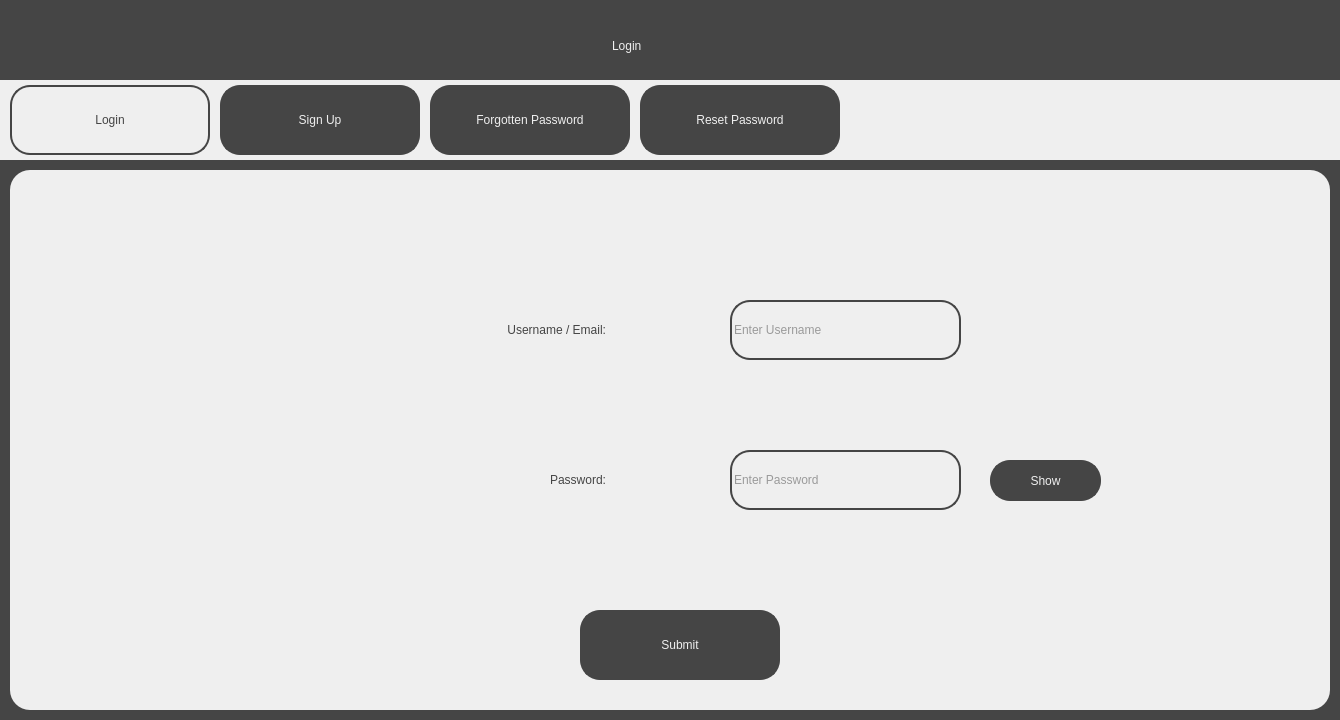
<?xml version="1.0" encoding="UTF-8"?>
<ui version="4.0">
 <class>LoginScreen</class>
 <widget class="QDialog" name="LoginScreen">
  <property name="geometry">
   <rect>
    <x>0</x>
    <y>0</y>
    <width>1340</width>
    <height>720</height>
   </rect>
  </property>
  <property name="windowTitle">
   <string>Visualising the Riemann Hypothesis - Log In</string>
  </property>
  <property name="sizeGripEnabled">
   <bool>false</bool>
  </property>
  <widget class="QWidget" name="widget" native="true">
   <property name="geometry">
    <rect>
     <x>0</x>
     <y>0</y>
     <width>1340</width>
     <height>720</height>
    </rect>
   </property>
   <property name="styleSheet">
    <string notr="true">background-color: rgb(69, 69, 69);</string>
   </property>
   <widget class="QLabel" name="Title">
    <property name="geometry">
     <rect>
      <x>612</x>
      <y>20</y>
      <width>116</width>
      <height>51</height>
     </rect>
    </property>
    <property name="styleSheet">
     <string notr="true">font: 36pt &quot;Sans Serif&quot;; color:rgb(239, 239, 239)</string>
    </property>
    <property name="text">
     <string>Login</string>
    </property>
   </widget>
   <widget class="QWidget" name="TabBar" native="true">
    <property name="geometry">
     <rect>
      <x>0</x>
      <y>80</y>
      <width>1340</width>
      <height>80</height>
     </rect>
    </property>
    <property name="styleSheet">
     <string notr="true">background-color: rgb(239, 239, 239);</string>
    </property>
    <widget class="QPushButton" name="LoginTab">
     <property name="geometry">
      <rect>
       <x>10</x>
       <y>5</y>
       <width>200</width>
       <height>70</height>
      </rect>
     </property>
     <property name="cursor">
      <cursorShape>PointingHandCursor</cursorShape>
     </property>
     <property name="styleSheet">
      <string notr="true">border: 2px solid;
border-radius: 20px;
border-color:rgb(69, 69, 69);
background-color: rgb(239, 239, 239);
font: 36pt &quot;Sans Serif&quot;; color:rgb(69, 69, 69);
</string>
     </property>
     <property name="text">
      <string>Login</string>
     </property>
    </widget>
    <widget class="QPushButton" name="SignUpTab">
     <property name="geometry">
      <rect>
       <x>220</x>
       <y>5</y>
       <width>200</width>
       <height>70</height>
      </rect>
     </property>
     <property name="cursor">
      <cursorShape>PointingHandCursor</cursorShape>
     </property>
     <property name="styleSheet">
      <string notr="true">border: 2px solid;
border-radius: 20px;
border-color:rgb(69, 69, 69);
background-color: rgb(69, 69, 69);
font: 36pt &quot;Sans Serif&quot;; color:rgb(239, 239, 239);
</string>
     </property>
     <property name="text">
      <string>Sign Up</string>
     </property>
    </widget>
    <widget class="QPushButton" name="ForgottenPasswordTab">
     <property name="geometry">
      <rect>
       <x>430</x>
       <y>5</y>
       <width>200</width>
       <height>70</height>
      </rect>
     </property>
     <property name="cursor">
      <cursorShape>PointingHandCursor</cursorShape>
     </property>
     <property name="styleSheet">
      <string notr="true">border: 2px solid;
border-radius: 20px;
border-color:rgb(69, 69, 69);
background-color: rgb(69, 69, 69);
font: 12pt &quot;Sans Serif&quot;; color:rgb(239, 239, 239);
</string>
     </property>
     <property name="text">
      <string>Forgotten Password</string>
     </property>
    </widget>
    <widget class="QPushButton" name="ResetPasswordTab">
     <property name="geometry">
      <rect>
       <x>640</x>
       <y>5</y>
       <width>200</width>
       <height>70</height>
      </rect>
     </property>
     <property name="cursor">
      <cursorShape>PointingHandCursor</cursorShape>
     </property>
     <property name="styleSheet">
      <string notr="true">border: 2px solid;
border-radius: 20px;
border-color:rgb(69, 69, 69);
background-color: rgb(69, 69, 69);
font: 20pt &quot;Sans Serif&quot;; color:rgb(239, 239, 239);
</string>
     </property>
     <property name="text">
      <string>Reset Password</string>
     </property>
    </widget>
   </widget>
   <widget class="QWidget" name="MainWidget" native="true">
    <property name="geometry">
     <rect>
      <x>10</x>
      <y>170</y>
      <width>1320</width>
      <height>540</height>
     </rect>
    </property>
    <property name="styleSheet">
     <string notr="true">background-color: rgb(239, 239, 239);
border-radius: 20px;</string>
    </property>
    <widget class="QLabel" name="UsernameOrEmailText">
     <property name="geometry">
      <rect>
       <x>300</x>
       <y>130</y>
       <width>301</width>
       <height>61</height>
      </rect>
     </property>
     <property name="styleSheet">
      <string notr="true">font: 25pt &quot;Sans Serif&quot;; color:rgb(69, 69, 69);
background-color: rgb(239, 239, 239); padding: 5px;</string>
     </property>
     <property name="text">
      <string>&lt;html&gt;&lt;head/&gt;&lt;body&gt;&lt;p align=&quot;right&quot;&gt;Username / Email:&lt;/p&gt;&lt;/body&gt;&lt;/html&gt;</string>
     </property>
    </widget>
    <widget class="QLabel" name="PasswordText">
     <property name="geometry">
      <rect>
       <x>320</x>
       <y>280</y>
       <width>281</width>
       <height>61</height>
      </rect>
     </property>
     <property name="styleSheet">
      <string notr="true">font: 25pt &quot;Sans Serif&quot;; color:rgb(69, 69, 69);
background-color: rgb(239, 239, 239); padding: 5px;</string>
     </property>
     <property name="text">
      <string>&lt;html&gt;&lt;head/&gt;&lt;body&gt;&lt;p align=&quot;right&quot;&gt;Password:&lt;/p&gt;&lt;/body&gt;&lt;/html&gt;</string>
     </property>
    </widget>
    <widget class="QLineEdit" name="UsernameInput">
     <property name="geometry">
      <rect>
       <x>720</x>
       <y>130</y>
       <width>231</width>
       <height>60</height>
      </rect>
     </property>
     <property name="styleSheet">
      <string notr="true">background-color: rgb(239, 239, 239);
color: rgb(69, 69, 69);
font: 18pt &quot;Sans Serif&quot;;
border: 2px solid;
border-radius: 20px;
border-color:rgb(69, 69, 69);</string>
     </property>
     <property name="text">
      <string/>
     </property>
     <property name="cursorPosition">
      <number>0</number>
     </property>
     <property name="placeholderText">
      <string>Enter Username</string>
     </property>
    </widget>
    <widget class="QLineEdit" name="PasswordInput">
     <property name="geometry">
      <rect>
       <x>720</x>
       <y>280</y>
       <width>231</width>
       <height>60</height>
      </rect>
     </property>
     <property name="styleSheet">
      <string notr="true">background-color: rgb(239, 239, 239);
color: rgb(69, 69, 69);
font: 18pt &quot;Sans Serif&quot;;
border: 2px solid;
border-radius: 20px;
border-color:rgb(69, 69, 69);</string>
     </property>
     <property name="text">
      <string/>
     </property>
     <property name="echoMode">
      <enum>QLineEdit::Password</enum>
     </property>
     <property name="cursorPosition">
      <number>0</number>
     </property>
     <property name="placeholderText">
      <string>Enter Password</string>
     </property>
    </widget>
    <widget class="QPushButton" name="SubmitButton">
     <property name="geometry">
      <rect>
       <x>570</x>
       <y>440</y>
       <width>200</width>
       <height>70</height>
      </rect>
     </property>
     <property name="cursor">
      <cursorShape>PointingHandCursor</cursorShape>
     </property>
     <property name="styleSheet">
      <string notr="true">border: 2px solid;
border-radius: 20px;
border-color:rgb(69, 69, 69);
background-color: rgb(69, 69, 69);
font: 36pt &quot;Sans Serif&quot;; color:rgb(239, 239, 239);
</string>
     </property>
     <property name="text">
      <string>Submit</string>
     </property>
    </widget>
    <widget class="QLabel" name="ErrorLabel">
     <property name="geometry">
      <rect>
       <x>440</x>
       <y>350</y>
       <width>461</width>
       <height>71</height>
      </rect>
     </property>
     <property name="styleSheet">
      <string notr="true">color: rgb(255, 0, 0);
font: 18pt &quot;Sans Serif&quot;;</string>
     </property>
     <property name="text">
      <string>&lt;html&gt;&lt;head/&gt;&lt;body&gt;&lt;p align=&quot;center&quot;&gt;&lt;br/&gt;&lt;/p&gt;&lt;/body&gt;&lt;/html&gt;</string>
     </property>
    </widget>
    <widget class="QPushButton" name="ShowHideButton">
     <property name="geometry">
      <rect>
       <x>980</x>
       <y>290</y>
       <width>111</width>
       <height>41</height>
      </rect>
     </property>
     <property name="cursor">
      <cursorShape>PointingHandCursor</cursorShape>
     </property>
     <property name="styleSheet">
      <string notr="true">border: 2px solid;
border-radius: 20px;
border-color:rgb(69, 69, 69);
background-color: rgb(69, 69, 69);
font: 25pt &quot;Sans Serif&quot;; color:rgb(239, 239, 239);
</string>
     </property>
     <property name="text">
      <string>Show</string>
     </property>
    </widget>
   </widget>
  </widget>
 </widget>
 <resources/>
 <connections/>
</ui>
